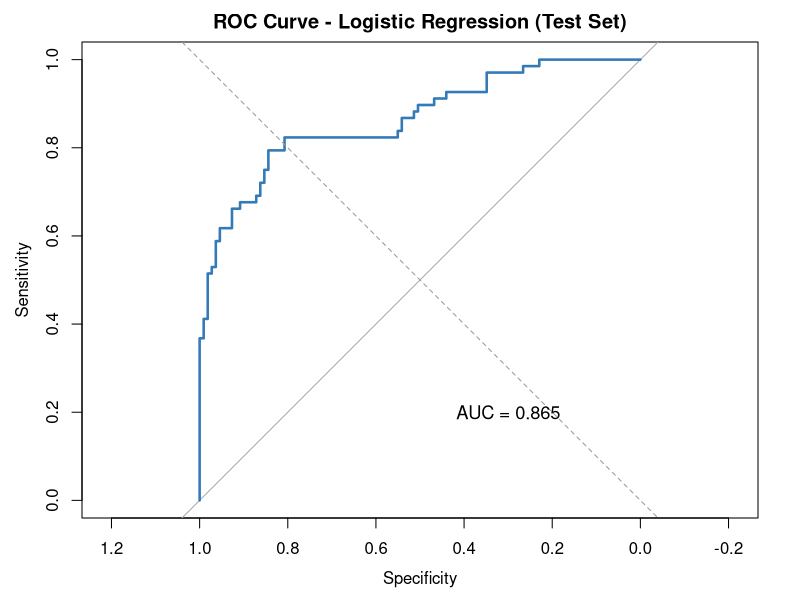
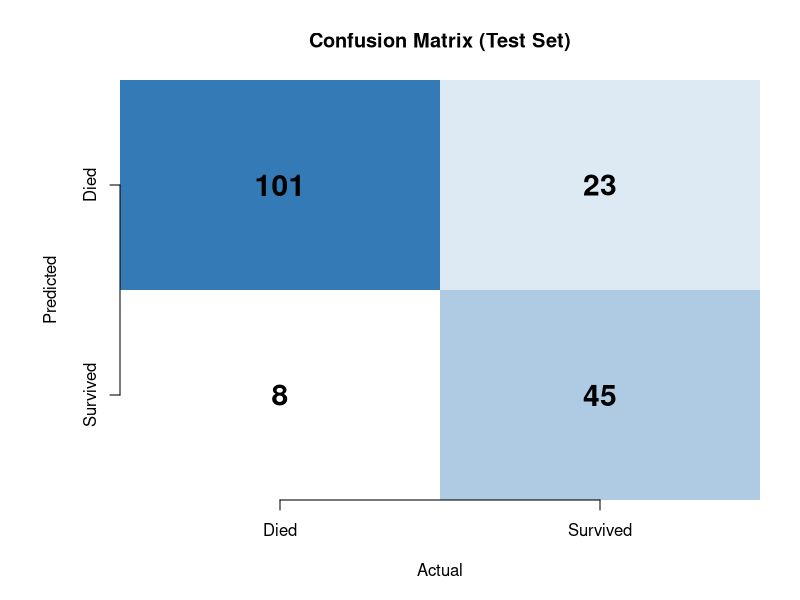
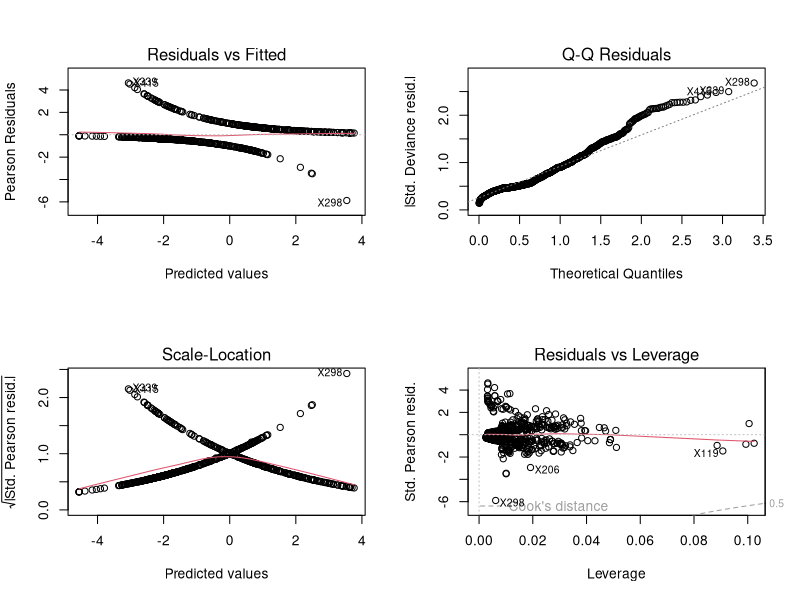
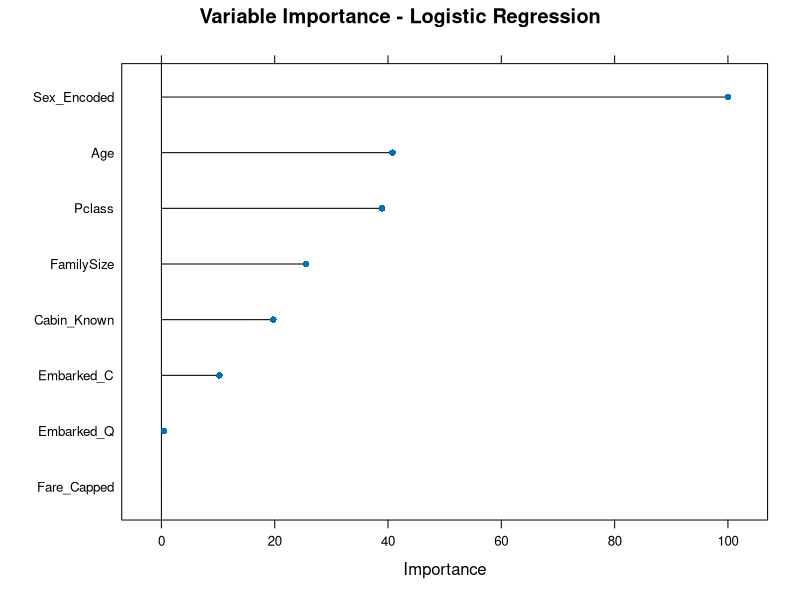

These figures' R source, in order:
# ==========================================================
# Week 3 Task: Statistical Analysis and Predictive Modeling with R
# Dataset: Titanic Passenger Data (cleaned in Week 1)
# Goal: Predict Survived (binary classification) via Logistic Regression
# ==========================================================

set.seed(42)
options(width = 100)
dir.create("plots_wk3", showWarnings = FALSE)

suppressPackageStartupMessages({
  library(caret)
  library(pROC)
})

titanic <- read.csv("titanic_cleaned.csv", stringsAsFactors = FALSE)
titanic$Survived <- as.integer(titanic$Survived)

cat("===== DATASET DIMENSIONS =====\n")
print(dim(titanic))

## ==========================================================
## 1. HYPOTHESIS TESTING / EXPLORATORY STATISTICAL ANALYSIS
## ==========================================================

## --- 1.1 Normality test on Age and Fare (Shapiro-Wilk on a sample, since n=891 > 5000 limit is fine but let's report) ---
cat("\n===== SHAPIRO-WILK NORMALITY TEST: Age =====\n")
print(shapiro.test(titanic$Age))

cat("\n===== SHAPIRO-WILK NORMALITY TEST: Fare_Capped =====\n")
print(shapiro.test(titanic$Fare_Capped))

## --- 1.2 T-test: Is mean Age different between Survived vs Died? ---
cat("\n===== WELCH TWO-SAMPLE T-TEST: Age by Survival =====\n")
t_age <- t.test(Age ~ Survived, data = titanic)
print(t_age)

## --- 1.3 T-test: Is mean Fare different between Survived vs Died? ---
cat("\n===== WELCH TWO-SAMPLE T-TEST: Fare by Survival =====\n")
t_fare <- t.test(Fare_Capped ~ Survived, data = titanic)
print(t_fare)

## --- 1.4 Chi-square test: Sex vs Survival ---
cat("\n===== CHI-SQUARE TEST: Sex vs Survival =====\n")
chi_sex <- chisq.test(table(titanic$Sex, titanic$Survived))
print(chi_sex)

## --- 1.5 Chi-square test: Pclass vs Survival ---
cat("\n===== CHI-SQUARE TEST: Pclass vs Survival =====\n")
chi_class <- chisq.test(table(titanic$Pclass, titanic$Survived))
print(chi_class)

## --- 1.6 Chi-square test: Embarked vs Survival ---
cat("\n===== CHI-SQUARE TEST: Embarked vs Survival =====\n")
chi_embarked <- chisq.test(table(titanic$Embarked, titanic$Survived))
print(chi_embarked)

## --- 1.7 Correlation test: Fare vs Age ---
cat("\n===== PEARSON CORRELATION TEST: Age vs Fare =====\n")
print(cor.test(titanic$Age, titanic$Fare_Capped))

## ==========================================================
## 2. TRAIN / TEST SPLIT
## ==========================================================
model_data <- titanic[, c("Survived", "Pclass", "Sex_Encoded", "Age", "Fare_Capped",
                           "FamilySize", "Embarked_C", "Embarked_Q", "Cabin_Known")]
model_data$Survived <- factor(model_data$Survived, levels = c(0, 1), labels = c("Died", "Survived"))

train_idx <- createDataPartition(model_data$Survived, p = 0.8, list = FALSE)
train_data <- model_data[train_idx, ]
test_data  <- model_data[-train_idx, ]

cat("\n===== TRAIN / TEST SPLIT =====\n")
cat("Training rows:", nrow(train_data), " | Testing rows:", nrow(test_data), "\n")
cat("Training class balance:\n"); print(prop.table(table(train_data$Survived)))
cat("Testing class balance:\n"); print(prop.table(table(test_data$Survived)))

## ==========================================================
## 3. MODEL BUILDING - Logistic Regression with 10-fold Cross-Validation
## ==========================================================
ctrl <- trainControl(method = "cv", number = 10, classProbs = TRUE,
                      summaryFunction = twoClassSummary, savePredictions = "final")

log_model <- train(Survived ~ Pclass + Sex_Encoded + Age + Fare_Capped +
                      FamilySize + Embarked_C + Embarked_Q + Cabin_Known,
                    data = train_data, method = "glm", family = "binomial",
                    trControl = ctrl, metric = "ROC")

cat("\n===== CROSS-VALIDATION RESULTS (10-fold) =====\n")
print(log_model)

cat("\n===== LOGISTIC REGRESSION MODEL SUMMARY (final model) =====\n")
print(summary(log_model$finalModel))

## Odds ratios for interpretability
cat("\n===== ODDS RATIOS =====\n")
print(round(exp(coef(log_model$finalModel)), 3))

## ==========================================================
## 4. MODEL EVALUATION ON HELD-OUT TEST SET
## ==========================================================
test_probs <- predict(log_model, newdata = test_data, type = "prob")[, "Survived"]
test_pred  <- predict(log_model, newdata = test_data)

cat("\n===== CONFUSION MATRIX (Test Set, threshold = 0.5) =====\n")
cm <- confusionMatrix(test_pred, test_data$Survived, positive = "Survived")
print(cm)

## ROC / AUC
roc_obj <- roc(response = test_data$Survived, predictor = test_probs, levels = c("Died", "Survived"))
cat("\n===== TEST SET AUC =====\n")
print(auc(roc_obj))

png("plots_wk3/roc_curve.png", width = 800, height = 700, res = 130)
plot(roc_obj, col = "#337AB7", lwd = 2.5, main = "ROC Curve - Logistic Regression (Test Set)")
abline(a = 0, b = 1, lty = 2, col = "grey60")
text(0.3, 0.2, paste("AUC =", round(auc(roc_obj), 3)), cex = 1.1)
dev.off()

## Confusion matrix heatmap
cm_table <- as.data.frame(cm$table)
png("plots_wk3/confusion_matrix.png", width = 800, height = 700, res = 130)
par(mar = c(5, 6, 4, 2))
mat <- matrix(cm_table$Freq, nrow = 2, byrow = FALSE,
              dimnames = list(Predicted = c("Died", "Survived"), Actual = c("Died", "Survived")))
image(1:2, 1:2, t(mat)[, 2:1], axes = FALSE, col = colorRampPalette(c("white", "#337AB7"))(50),
      xlab = "Actual", ylab = "Predicted", main = "Confusion Matrix (Test Set)")
axis(1, at = 1:2, labels = c("Died", "Survived")); axis(2, at = 1:2, labels = c("Survived", "Died"))
for (i in 1:2) for (j in 1:2) text(i, j, mat[3 - j, i], cex = 1.8, font = 2)
dev.off()

## ==========================================================
## 5. DIAGNOSTIC ANALYSIS
## ==========================================================

## 5a. Residual diagnostics on final glm (fit on full training data)
final_glm <- log_model$finalModel

png("plots_wk3/residual_diagnostics.png", width = 1000, height = 800, res = 120)
par(mfrow = c(2, 2))
plot(final_glm)
dev.off()

## 5b. Variable importance
cat("\n===== VARIABLE IMPORTANCE (|z-value| from logistic model) =====\n")
var_imp <- varImp(log_model)
print(var_imp)

png("plots_wk3/variable_importance.png", width = 800, height = 600, res = 130)
plot(var_imp, main = "Variable Importance - Logistic Regression")
dev.off()

## 5c. Multicollinearity check (VIF)
cat("\n===== VARIANCE INFLATION FACTORS (multicollinearity check) =====\n")
print(car::vif(final_glm))

cat("\n===== SCRIPT COMPLETE =====\n")
